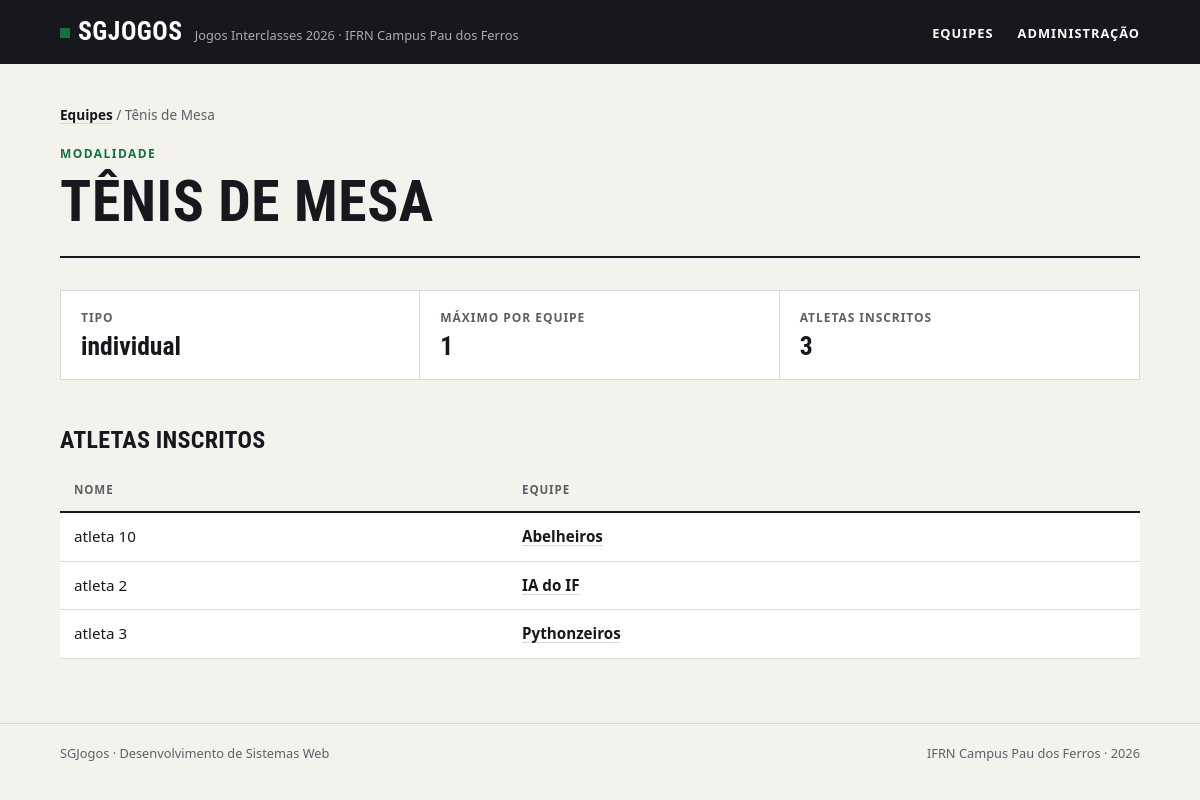
Page /modalidade/2 on the committed database.
### jogos/models.py (models this page shows, shortened)
class Modalidade(models.Model):
    ESCOLHA_TIPO = {
    "coletiva": "coletiva",
    "individual": "individual"
    }
    nome = models.CharField(max_length=100, unique=True)
    tipo = models.CharField(max_length=12, choices=ESCOLHA_TIPO)
    max_atletas = models.PositiveIntegerField()
    class Meta:
        verbose_name = "Modalidade"
        verbose_name_plural = "Modalidades"
        ordering = ['nome']

class Atleta(models.Model):
    nome = models.CharField(max_length=100)
    matricula = models.CharField(max_length=14, unique=True)
    data_nascimento = models.DateField()
    equipe = models.ForeignKey(Equipe, on_delete=models.PROTECT, related_name="atletas")
    modalidade = models.ManyToManyField(Modalidade, related_name="atleta", blank=True)
    class Meta:
        verbose_name = "Atleta"
        verbose_name_plural = "Atletas"
        ordering = ['nome']

class Equipe(models.Model):
    nome = models.CharField(max_length=100, unique=True)
    curso = models.CharField(max_length=100)
    cor = models.CharField(max_length=7)
    criada_em = models.DateTimeField(auto_now_add=True)
    def __str__(self):
        return self.nome
    class Meta:
        verbose_name = "Equipe"
        verbose_name_plural = "Equipes"
        ordering = ['nome']

### jogos/views.py (the view)
# urls.py: path('modalidade/<int:id>', views.modalidade, name="modalidade")
def modalidade(request, id):
    modalidade = get_object_or_404(Modalidade, pk=id)
    context = {
        "modalidade": modalidade
    }
    return render(request, 'jogos/modalidade.html', context)

### jogos/templates/jogos/modalidade.html (shortened to what this page needs)
{% extends 'base.html' %}
{% block content %}
    <main class="conteudo">
        <nav class="trilha"><a href="{% url 'index' %}">Equipes</a> / {{modalidade.nome}}</nav>
        <header class="topo">
            <span class="sobretitulo">Modalidade</span>
            <h1>{{modalidade.nome}}</h1>
        </header>
        <dl class="numeros">
            <div>
                <dt>Tipo</dt>
                <dd>{{modalidade.tipo}}</dd>
            </div>
            <div>
                <dt>Máximo por equipe</dt>
                <dd>{{modalidade.max_atletas}}</dd>
            </div>
            <div>
                <dt>Atletas inscritos</dt>
                <dd>{{modalidade.atleta.count}}</dd>
            </div>
        </dl>
        <h2>Atletas inscritos</h2>
        <div class="tabela">
            <table>
                <thead>
                    <tr>
                        <th>Nome</th>
                        <th>Equipe</th>
                    </tr>
                </thead>
                <tbody>
                    {% for atleta in modalidade.atleta.all %}
                        <tr>
                            <td>{{atleta.nome}}</td>
                            <td>
                                <a href="{% url 'equipe' atleta.equipe.id %}">{{atleta.equipe}}</a>
                            </td>
                        </tr>
                    {% empty %}
                        <tr><td class="vazio" colspan="2">Nenhum atleta inscrito nesta modalidade.</td></tr>
                    {% endfor %}
                </tbody>
            </table>
        </div>
    </main>
{% endblock %}

### jogos/static/css/style.css (style rules this page uses)
:root { --papel: #f4f2ed; --branco: #ffffff; --tinta: #16181d; --tinta-suave: #5c5f67; --linha: #dcd8ce; --verde: #12733f; --verde-claro: #e2efe6; --fonte-texto: system-ui, -apple-system, "Segoe UI", Roboto, Ubuntu, "Helvetica Neue", Arial, sans-serif; --fonte-titulo: "Bahnschrift SemiCondensed", "Bahnschrift", "Avenir Next Condensed", "Roboto Condensed", "Ubuntu Condensed", "Arial Narrow", var(--fonte-texto); }
*, *::before, *::after { box-sizing: border-box; }
* { margin: 0; padding: 0; }
body { min-height: 100vh; display: flex; flex-direction: column; background: var(--papel); color: var(--tinta); font-family: var(--fonte-texto); font-size: 1rem; line-height: 1.55; -webkit-font-smoothing: antialiased; }
a { color: inherit; }
h1, h2, h3 { font-family: var(--fonte-titulo); font-stretch: condensed; font-weight: 700; line-height: 1.05; text-transform: uppercase; letter-spacing: 0.01em; }
.conteudo { width: 100%; max-width: 1120px; margin: 0 auto; padding: 0 20px; }
main.conteudo { flex: 1; padding-top: 40px; padding-bottom: 64px; }
.topo { padding-bottom: 24px; margin-bottom: 32px; border-bottom: 2px solid var(--tinta); }
.sobretitulo { display: block; margin-bottom: 8px; color: var(--verde); font-size: 0.75rem; font-weight: 700; letter-spacing: 0.12em; text-transform: uppercase; }
h1 { font-size: clamp(2.2rem, 6vw, 3.6rem); }
h2 { margin: 48px 0 16px; font-size: 1.5rem; }
.trilha { margin-bottom: 20px; color: var(--tinta-suave); font-size: 0.85rem; }
.trilha a { color: var(--tinta); font-weight: 600; text-decoration-color: var(--linha); text-underline-offset: 3px; }
.numeros { display: grid; grid-template-columns: repeat(auto-fit, minmax(180px, 1fr)); border: 1px solid var(--linha); background: var(--branco); }
.numeros div { padding: 18px 20px; border-right: 1px solid var(--linha); }
.numeros div:last-child { border-right: none; }
.numeros dt { color: var(--tinta-suave); font-size: 0.75rem; font-weight: 700; letter-spacing: 0.08em; text-transform: uppercase; }
.numeros dd { margin-top: 4px; font-family: var(--fonte-titulo); font-stretch: condensed; font-size: 1.6rem; font-weight: 700; line-height: 1.15; font-variant-numeric: tabular-nums; overflow-wrap: anywhere; }
.tabela { overflow-x: auto; }
table { width: 100%; border-collapse: collapse; background: var(--branco); font-size: 0.95rem; font-variant-numeric: tabular-nums; }
th, td { padding: 12px 14px; border-bottom: 1px solid var(--linha); text-align: left; vertical-align: top; }
th { border-bottom: 2px solid var(--tinta); background: var(--papel); color: var(--tinta-suave); font-size: 0.72rem; font-weight: 700; letter-spacing: 0.08em; text-transform: uppercase; }
td a { font-weight: 600; text-decoration-color: var(--linha); text-underline-offset: 3px; }

### rows in the picture
Modalidade: nome "Tênis de Mesa", nome "TÊNIS DE MESA", tipo "individual", max_atletas "1", atleta.count "3"
Atleta: nome "atleta 10", equipe "Abelheiros"
Atleta: nome "atleta 2", equipe "IA do IF"
Atleta: nome "atleta 3", equipe "Pythonzeiros"
